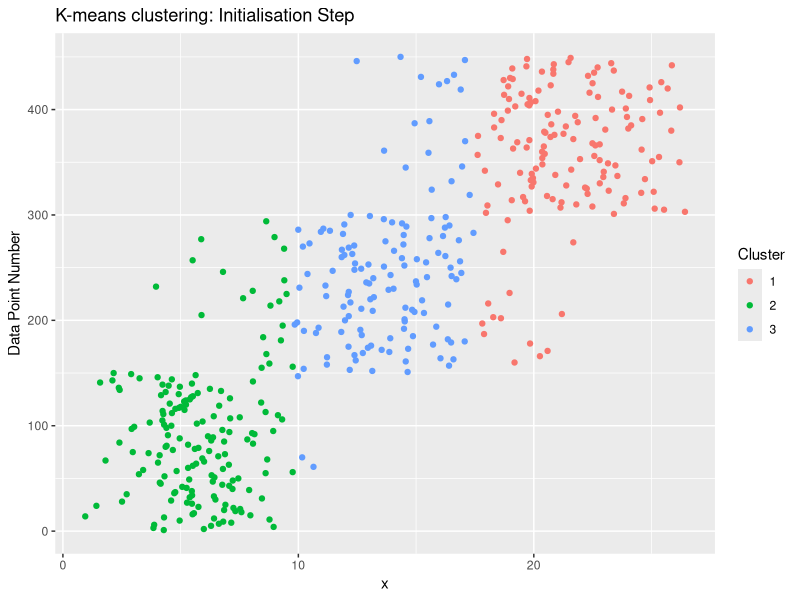

Write R code to recreate this figure. (Note: this script raises an error after producing the figure.)
# Simulation Study - generating random data for three groups

library("ggplot2")
library("dplyr")
library("reshape2")

options(scipen = 999)
set.seed(1)

grp1 <- data_frame(grp = "A", 
                         Length = rnorm(150, mean = 5.6, sd = 2.1))
grp2 <- data_frame(grp = "B", 
                         Length = rnorm(150, mean = 13.2, sd = 3.2))
grp3 <- data_frame(grp = "C", 
                         Length = rnorm(150, mean = 20.9, sd = 2.8))

# Expect that the mixture weights are equal here - at 1/3 for each group

grpdata <- bind_rows(grp1, grp2, grp3)

grpdata %>%
  group_by(grp) %>%
  summarize(mean_vals = mean(Length),
            sd_vals = sd(Length))

grpdata.df <- grpdata$Length


# K - means will show you initial assignments 

sim.kmeans <- kmeans(grpdata.df, 3)
sim.cluster <- sim.kmeans$cluster
sim.df <- data.frame(x = grpdata.df, cluster = sim.cluster)

sim.df %>%
  mutate(num = row_number()) %>%
  ggplot(aes(y = num, x = x, color = factor(cluster))) +
  geom_point() +
  ylab("Values") +
  ylab("Data Point Number") +
  scale_color_discrete(name = "Cluster") +
  ggtitle("K-means clustering: Initialisation Step")

sim.summary <- sim.df %>%
  group_by(cluster) %>%
  summarize(mu = mean(x), sigma = sd(x), size = n())

sim.summary %>%
  select(cluster, mu, sigma)

sim.summary.df <- sim.summary %>%
  mutate(lambda = size / sum(size))

sim.summary.df %>%
  select(cluster, lambda)

params <- data.frame(select(sim.summary.df, -c(cluster, size))); params

# Running the Team EM function on these data:

sim <- teamEM(grpdata)

sim.mean <- sim$estimates["mu"]
sim.sd <- sim$estimates["sigma"]
sim.lambda <- sim$estimates["lambda"]


plot_mix_comps <- function(x, mu, sigma, lam) {
  lam * dnorm(x, mu, sigma)
}

data.frame(x = grpdata$Length) %>%
  ggplot() +
  geom_histogram(aes(x, ..density..), binwidth = 1, colour = "seashell4", 
                 fill = "gray98") +
  stat_function(geom = "line", fun = plot_mix_comps,
                args = list(sim.mean$mu[1], sim.sd$sigma[1], 
                            lam = sim.lambda$lambda[1]),
                colour = "cyan4", lwd = 1) +
  stat_function(geom = "line", fun = plot_mix_comps,
                args = list(sim.mean$mu[2], sim.sd$sigma[2], 
                lam = sim.lambda$lambda[2]), 
                colour = "hotpink3", lwd = 1) +
  stat_function(geom = "line", fun = plot_mix_comps,
                args = list(sim.mean$mu[3], sim.sd$sigma[3], 
                lam = sim.lambda$lambda[3]), 
colour = "plum4", lwd = 1) +
  ylab("Density") +
  xlab("Values") +
  ggtitle("Gaussian Mixture Model for Simulated Data")


result <- data.frame(params,"mu_EM" = sim$estimates["mu"], "sd_EM" = sim$estimates["sigma"], "lambda_EM" = sim$estimates["lambda"])

mean_percent_diff <- apply(result[,c('mu', 'mu.1')], 1, function(x) { (x[1]-x[2])/x[2] * 100 } )
sd_percent_diff <- apply(result[,c('sigma', 'sigma.1')], 1, function(x) { (x[1]-x[2])/x[2] * 100 } )
lambda_percent_diff <- apply(result[,c('lambda', 'lambda.1')], 1, function(x) { (x[1]-x[2])/x[2] * 100 } )

percentage_diff <- data.frame(mean_percent_diff, sd_percent_diff, lambda_percent_diff)


